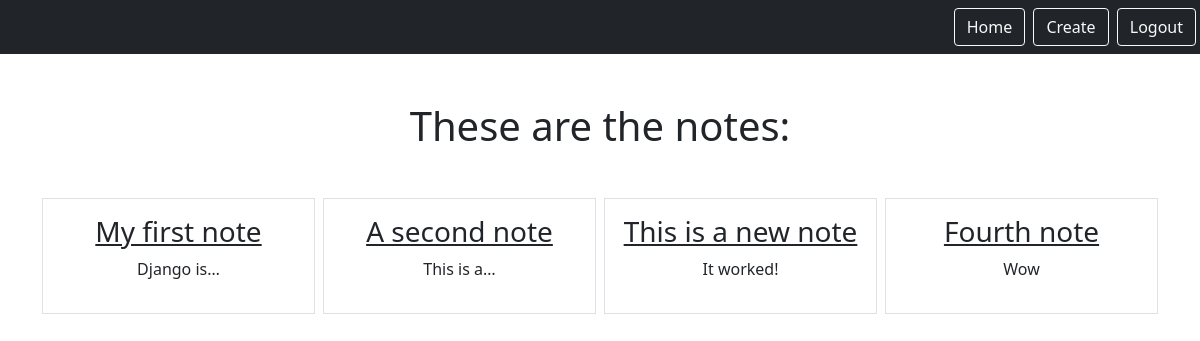
/smart/notes (signed in), run on an earlier commit of the app's database.
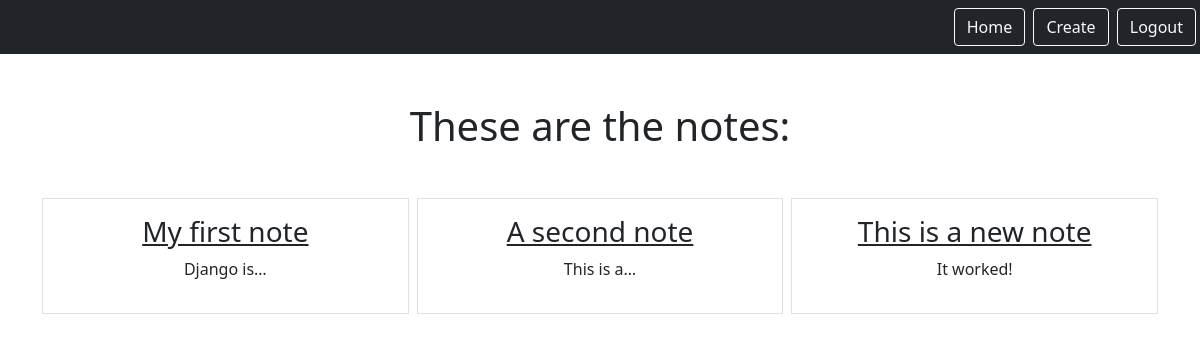
And on a later commit of the database.
### notes/models.py (models this page shows)
class Notes(models.Model):
    title = models.CharField(max_length=255)
    text = models.TextField()
    created_at = models.DateTimeField(auto_now_add=True)
    user = models.ForeignKey(User, on_delete=models.CASCADE, related_name="notes")

### notes/views.py (the view)
# urls.py: path('notes', views.NotesListView.as_view(), name='notes.list'),
class NotesListView(LoginRequiredMixin, ListView):
    model = Notes
    context_object_name = 'notes'
    template_name = 'notes/notes_list.html'
    login_url = '/login'
    def get_queryset(self):
        return self.request.user.notes.all()

### notes/templates/notes/notes_list.html
{% extends "base.html" %}
{% block content %}
<h1 class="my-5">These are the notes:</h1>
<div class="row row-cols3 g-2">
  {% for note in notes %}
  <div class="col">
    <div class="p-3 border">
      <a href="{% url 'notes.detail' pk=note.id %}" class="text-dark text-decoration-non">
        <h3>{{ note.title }}</h3>
      </a>
      <p>{{ note.text|truncatechars:10 }}</p>
    </div>
  </div>
  {% endfor %}
</div>
{% endblock %}

### static/templates/base.html (shortened to what this page needs)
{% load static %}
<!DOCTYPE html>
<html lang="en">
<head>
    <link rel="stylesheet" type="text/css" href="{% static 'css/style.css' %}">
    <link rel="stylesheet" href="https://cdn.jsdelivr.net/npm/bootstrap@5.1.3/dist/css/bootstrap.min.css">
</head>
<body>
    <nav class="navbar navbar-dark bg-dark">
        <div class="ms-auto">
            {% if user.is_authenticated %}
            <a href="{% url 'notes.list' %}" class="btn btn-outline-light me-1">Home</a>
            <a href="{% url 'notes.create' %}" class="btn btn-outline-light me-1">Create</a>
            <a href="{% url 'logout' %}" class="btn btn-outline-light me-1">Logout</a>
            {% else %}
            <a href="{% url 'login' %}" class="btn btn-outline-light me-1">Login</a>
            <a href="{% url 'signup' %}" class="btn btn-outline-light me-1">Signup</a>
            {% endif %}
        </div>
    </nav>
    <div class="container text-center my-5">
    {% block content %}
    {% endblock %}
    </div>
</body>
</html>

What changed in the data, as far as the page shows it:
removed Notes: title "Fourth note", text "Wow"
